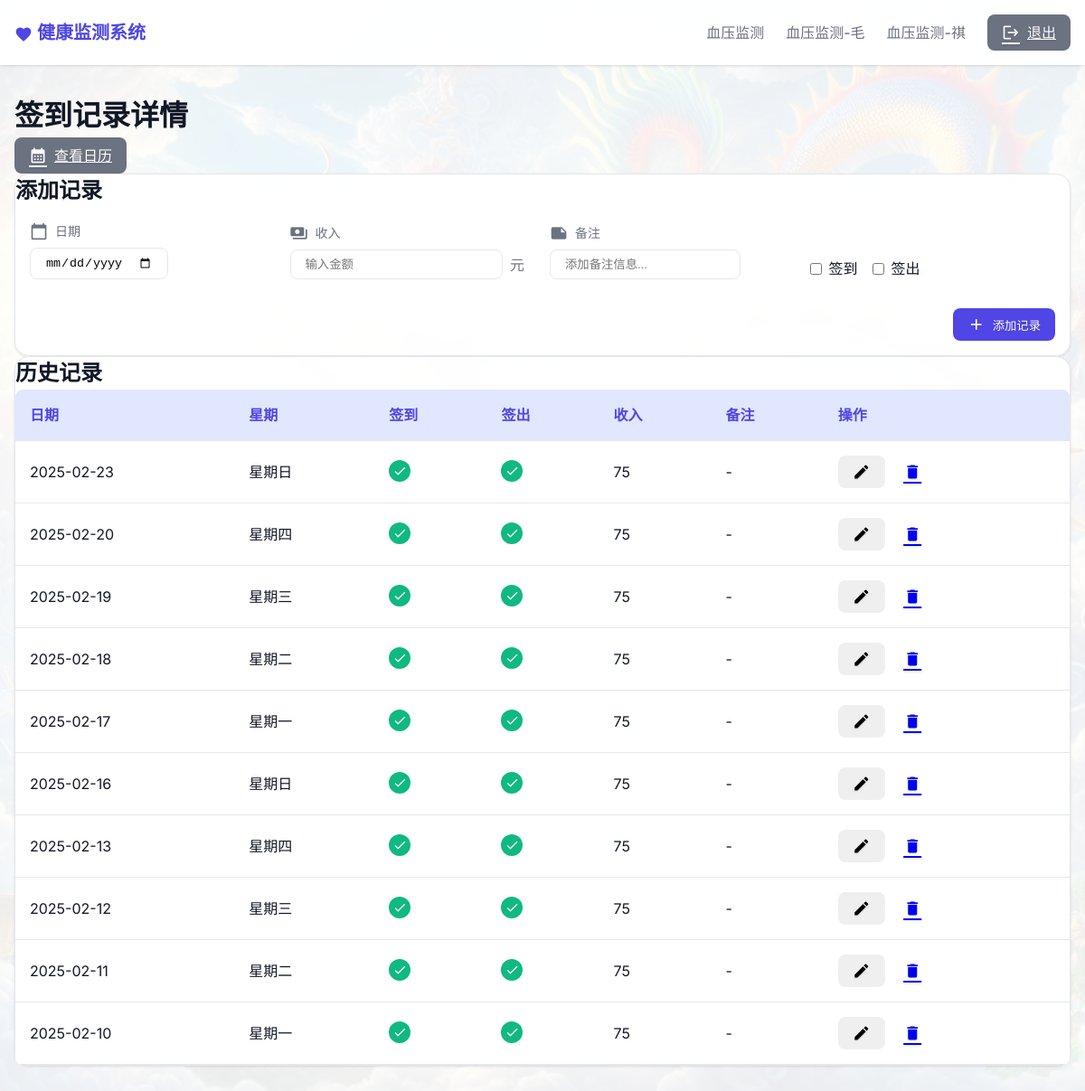
Before: /checkin_detail (signed in) with the older database file.
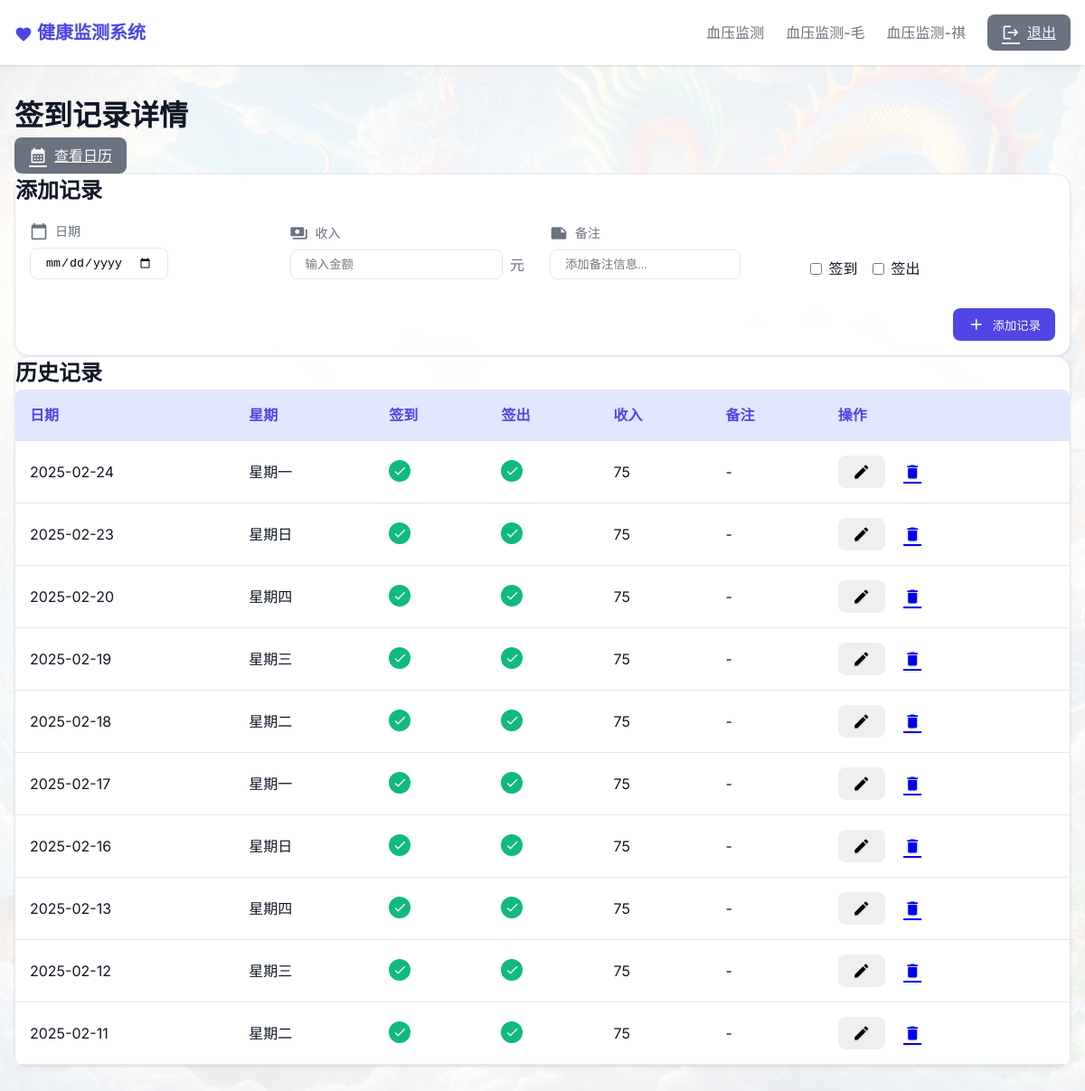
After: the same page with the newer database file.
### tables this page shows
CREATE TABLE checkin_records
                 (id INTEGER PRIMARY KEY AUTOINCREMENT,
                  date TEXT NOT NULL,
                  day_of_week TEXT NOT NULL,
                  checkin BOOLEAN NOT NULL,
                  checkout BOOLEAN NOT NULL,
                  notes TEXT,
                  income DECIMAL(10,2));

### app.py (the view)
@app.route('/checkin_detail')
@login_required
def checkin_detail():
    page = request.args.get('page', 1, type=int)
    per_page = 10
    db = get_db()
    records = db.execute('''
        WITH daily_records AS (
            SELECT
                id,
                date,
                day_of_week,
                MAX(checkin) as checkin_status,
                MAX(checkout) as checkout_status,
                GROUP_CONCAT(notes, ' ') as all_notes
            FROM (
                SELECT
                    id,
                    date,
                    day_of_week,
                    checkin,
                    checkout,
                    notes
                FROM checkin_records
                ORDER BY id DESC
            )
            GROUP BY date
        )
        SELECT
            id,
            date,
            day_of_week,
            checkin_status,
            checkout_status,
            CASE
                WHEN checkin_status = 1 AND checkout_status = 1 THEN 75
                ELSE 0
            END as total_income,
            all_notes
        FROM daily_records
        ORDER BY date DESC
        LIMIT ? OFFSET ?
    ''', [per_page, (page - 1) * per_page]).fetchall()
    total = db.execute('''
        SELECT COUNT(DISTINCT date)
        FROM checkin_records
    ''').fetchone()[0]
    formatted_records = []
    for record in records:
        formatted_records.append({
            'id': record['id'],
            'date': record['date'],
            'day_of_week': record['day_of_week'],
            'checkin': record['checkin_status'],
            'checkout': record['checkout_status'],
            'income': record['total_income'],
            'notes': record['all_notes'].strip() if record['all_notes'] else ''
        })
    db.close()
    total_pages = (total + per_page - 1) // per_page
    return render_template('checkindetail.html',
                         records=formatted_records,
                         current_page=page,
                         total_pages=total_pages)

### app.py (called while the page is built)
def login_required(f):
    @wraps(f)
    def decorated_function(*args, **kwargs):
        if 'logged_in' not in session:
            return redirect(url_for('login'))
        return f(*args, **kwargs)
    return decorated_function

def get_db():
    db = sqlite3.connect('monitor.db')
    db.row_factory = sqlite3.Row
    return db

### templates/checkindetail.html (shortened to what this page needs)
{% extends "base.html" %}
{% block content %}
<div class="page-header">
    <h1 class="page-title">签到记录详情</h1>
    <div class="page-actions">
        <a href="{{ url_for('checkin_calendar', year=current_year, month=current_month) }}" class="btn btn-secondary">
            <span class="material-icons">calendar_month</span>
            查看日历
        </a>
    </div>
</div>
<div class="card">
    <div class="card-header">
        <h2 class="card-title">添加记录</h2>
    </div>
    <div class="card-body">
        <form id="addForm" method="post" action="{{ url_for('add_checkin_record') }}" class="add-form">
            <div class="form-row">
                <div class="form-group">
                    <label class="form-label">
                        <span class="material-icons">calendar_today</span>
                        日期
                    </label>
                    <input type="date" name="date" value="{{ today }}" class="form-control" required>
                </div>
                <div class="form-group">
                    <label class="form-label">
                        <span class="material-icons">payments</span>
                        收入
                    </label>
                    <div class="input-group">
                        <input type="number" name="income" class="form-control" step="0.01" placeholder="输入金额">
                        <span class="unit">元</span>
                    </div>
                </div>
                <div class="form-group">
                    <label class="form-label">
                        <span class="material-icons">note</span>
                        备注
                    </label>
                    <input type="text" name="notes" class="form-control" placeholder="添加备注信息...">
                </div>
                <div class="form-group">
                    <label class="form-label">&nbsp;</label>
                    <div class="checkbox-group">
                        <label class="checkbox-label">
                            <input type="checkbox" name="checkin" value="1">
                            <span>签到</span>
                        </label>
                        <label class="checkbox-label">
                            <input type="checkbox" name="checkout" value="1">
                            <span>签出</span>
                        </label>
                    </div>
                </div>
            </div>
            <div class="form-actions">
                <button type="submit" class="btn btn-primary">
                    <span class="material-icons">add</span>
                    添加记录
                </button>
            </div>
        </form>
    </div>
</div>
<div class="card">
    <div class="card-header">
        <h2 class="card-title">历史记录</h2>
    </div>
    <div class="table-responsive">
        <table>
            <thead>
                <tr>
                    <th>日期</th>
                    <th>星期</th>
                    <th>签到</th>
                    <th>签出</th>
                    <th>收入</th>
                    <th>备注</th>
                    <th>操作</th>
                </tr>
            </thead>
            <tbody>
                {% for record in records %}
                <tr>
                    <td>{{ record.date }}</td>
                    <td>{{ record.day_of_week }}</td>
                    <td>
                        {% if record.checkin %}
                        <span class="badge success">
                            <span class="material-icons">check</span>
                        </span>
                        {% else %}
                        <span class="badge danger">
                            <span class="material-icons">close</span>
                        </span>
                        {% endif %}
                    </td>
                    <td>
                        {% if record.checkout %}
                        <span class="badge success">
                            <span class="material-icons">check</span>
                        </span>
                        {% else %}
                        <span class="badge danger">
                            <span class="material-icons">close</span>
                        </span>
                        {% endif %}
                    </td>
                    <td>{{ record.income if record.income else '-' }}</td>
                    <td>{{ record.notes if record.notes else '-' }}</td>
                    <td class="actions">
                        <button onclick="showEditForm('{{ record.date }}', this)" class="btn btn-icon" title="编辑">
                            <span class="material-icons">edit</span>
                        </button>
                        <a href="{{ url_for('delete_checkin_record', id=record.id) }}"
                           onclick="return confirm('确定要删除这条记录吗？')"
                           class="btn btn-icon btn-danger"
                           title="删除">
                            <span class="material-icons">delete</span>
                        </a>
                    </td>
                </tr>
                {% endfor %}
            </tbody>
        </table>
    </div>
</div>
{% endblock %}

### templates/base.html (shortened to what this page needs)
<!doctype html>
<html lang="zh">
<head>
</head>
<body>
    <nav class="navbar">
        <div class="container navbar-content">
            <a href="{{ url_for('index') }}" class="nav-brand">
                <span class="material-icons">favorite</span>
                健康监测系统
            </a>
            <div class="nav-links">
                {% if session.logged_in %}
                <a href="{{ url_for('blood_pressure_detail') }}" class="nav-link">血压监测</a>
                <a href="{{ url_for('blood_pressure2_detail') }}" class="nav-link">血压监测-毛</a>
                <a href="{{ url_for('blood_pressure3_detail') }}" class="nav-link">血压监测-祺</a>
                <a href="{{ url_for('logout') }}" class="btn btn-secondary">
                    <span class="material-icons">logout</span>
                    退出
                </a>
                {% endif %}
            </div>
        </div>
    </nav>
    <main class="container" style="padding-top: 2rem;">
        {% block content %}{% endblock %}
    </main>
</body>
</html>

### templates/base.html (style rules this page uses)
:root { --primary-color: #4f46e5; --primary-hover: #4338ca; --primary-light: #e0e7ff; --secondary-color: #6b7280; --secondary-hover: #4b5563; --secondary-light: #f3f4f6; --success-color: #10b981; --success-light: #d1fae5; --warning-color: #f59e0b; --warning-light: #fef3c7; --danger-color: #ef4444; --danger-light: #fee2e2; --info-color: #3b82f6; --info-light: #dbeafe; --background-color: #f9fafb; --card-background: #ffffff; --text-primary: #111827; --text-secondary: #6b7280; --border-color: #e5e7eb; --shadow-sm: 0 1px 2px 0 rgb(0 0 0 / 0.05); --shadow: 0 1px 3px 0 rgb(0 0 0 / 0.1), 0 1px 2px -1px rgb(0 0 0 / 0.1); --shadow-md: 0 4px 6px -1px rgb(0 0 0 / 0.1), 0 2px 4px -2px rgb(0 0 0 / 0.1); --shadow-lg: 0 10px 15px -3px rgb(0 0 0 / 0.1), 0 4px 6px -4px rgb(0 0 0 / 0.1); }
* { margin: 0; padding: 0; box-sizing: border-box; }
body { font-family: 'Inter', system-ui, sans-serif; color: var(--text-primary); line-height: 1.5; background: url('/static/chinese-dragon.png') no-repeat center center fixed; background-size: cover; position: relative; }
body::before { content: ''; position: fixed; top: 0; left: 0; width: 100%; height: 100%; background-color: rgba(255, 255, 255, 0.92); z-index: -1; }
.container { max-width: 1200px; margin: 0 auto; padding: 0 1rem; }
.navbar { background-color: rgba(255, 255, 255, 0.95); backdrop-filter: blur(10px); box-shadow: var(--shadow); padding: 1rem 0; position: sticky; top: 0; z-index: 100; }
.navbar-content { display: flex; justify-content: space-between; align-items: center; }
.nav-brand { font-size: 1.25rem; font-weight: 600; color: var(--primary-color); text-decoration: none; }
.nav-links { display: flex; gap: 1.5rem; align-items: center; }
.nav-link { color: var(--text-secondary); text-decoration: none; font-weight: 500; transition: color 0.2s; }
.btn { padding: 0.5rem 1rem; font-weight: 500; border-radius: 0.5rem; transition: all 0.2s ease; display: inline-flex; align-items: center; gap: 0.5rem; border: none; cursor: pointer; backdrop-filter: blur(4px); text-shadow: 0 1px 2px rgba(0, 0, 0, 0.1); }
.btn-primary { background-color: var(--primary-color); color: white; }
.btn-secondary { background-color: var(--secondary-color); color: white; }
.card { background: rgba(255, 255, 255, 0.95); backdrop-filter: blur(10px); border-radius: 1rem; box-shadow: var(--shadow); transition: all 0.3s ease; border: 1px solid var(--border-color); }
.form-group { margin-bottom: 1rem; }
.form-label { display: block; margin-bottom: 0.5rem; color: var(--text-secondary); font-weight: 500; }
.form-control { border: 1px solid var(--border-color); border-radius: 0.5rem; padding: 0.5rem 1rem; transition: all 0.2s ease; }
table { width: 100%; border-collapse: separate; border-spacing: 0; background: rgba(255, 255, 255, 0.95); backdrop-filter: blur(8px); border-radius: 0.5rem; overflow: hidden; }
th, td { padding: 1rem; border-bottom: 1px solid var(--border-color); text-align: left; }
th { background-color: var(--primary-light); color: var(--primary-color); font-weight: 600; padding: 1rem; text-align: left; }
.material-icons { font-size: 1.25rem; vertical-align: middle; }
main.container { position: relative; z-index: 1; padding: 2rem 1rem; min-height: calc(100vh - 4rem); }

### templates/checkindetail.html (style rules this page uses)
.add-form { padding: 1rem; }
.form-row { display: flex; gap: 1rem; align-items: flex-end; }
.form-group { flex: 1; }
.form-label { display: flex; align-items: center; gap: 0.5rem; margin-bottom: 0.5rem; color: var(--text-secondary); font-size: 0.875rem; }
.form-label .material-icons { font-size: 1.25rem; }
.input-group { position: relative; display: flex; align-items: center; }
.input-group .unit { position: absolute; right: 0.75rem; color: var(--text-secondary); }
.input-group input { padding-right: 2.5rem; }
.checkbox-group { display: flex; gap: 1rem; }
.checkbox-label { display: flex; align-items: center; gap: 0.5rem; cursor: pointer; }
.form-actions { margin-top: 1rem; display: flex; gap: 0.5rem; justify-content: flex-end; }
.badge { display: inline-flex; align-items: center; justify-content: center; width: 24px; height: 24px; border-radius: 50%; }
.badge .material-icons { font-size: 1rem; }
.badge.success { background-color: var(--success-color); color: white; }

Changed rows visible on the page:
no longer on this page (row unchanged): checkin_records: date "2025-02-10", day_of_week "星期一", income "75", notes "-"
added checkin_records: date "2025-02-24", day_of_week "星期一", income "75", notes "-"
